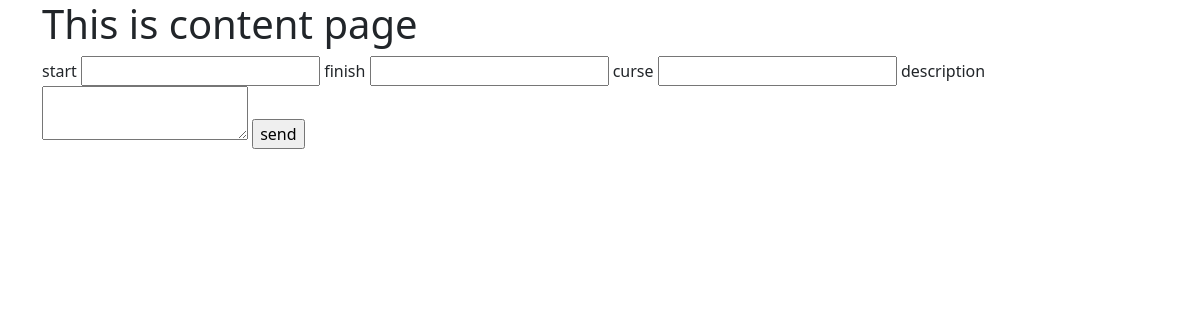
/gallery, run on an earlier commit of the app's database.
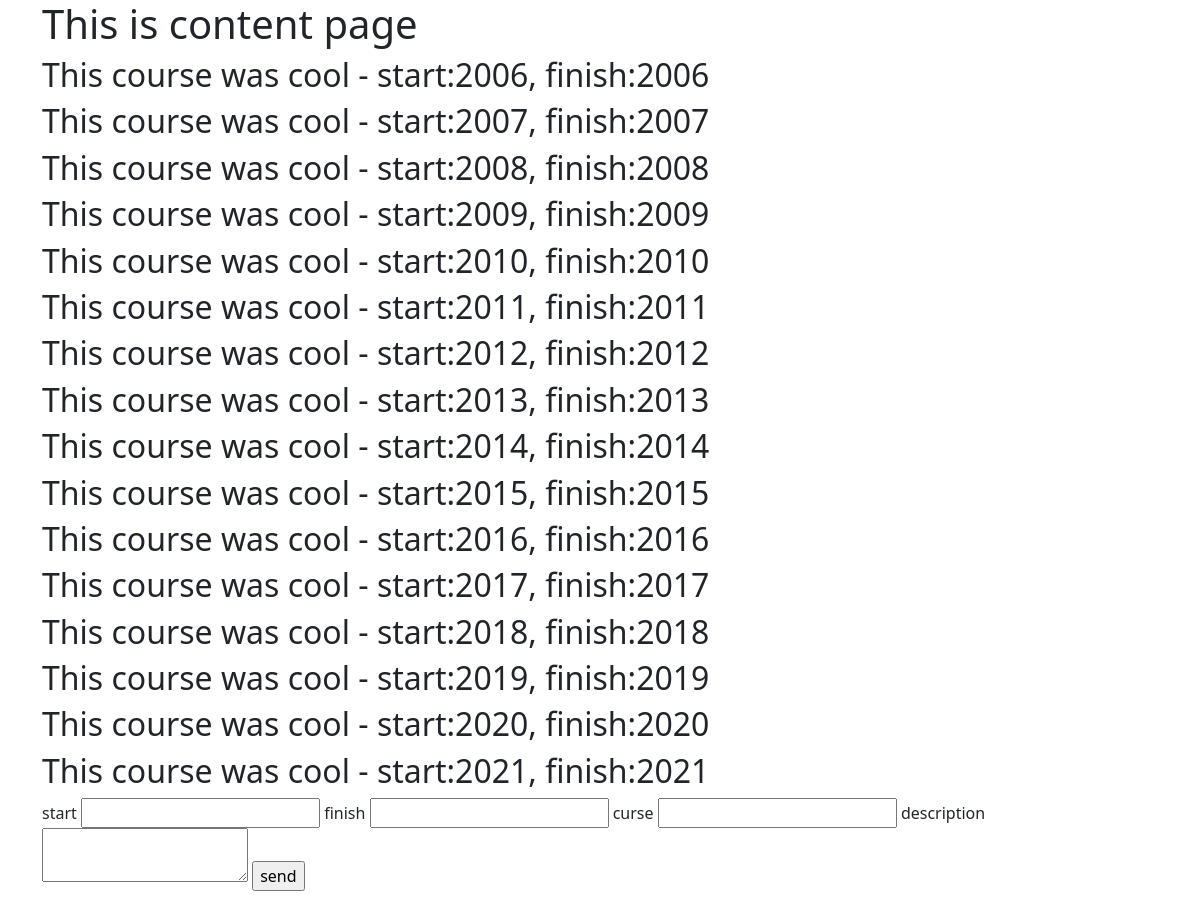
And on a later commit of the database.
### main.py (models this page shows, shortened)
class Edu (db.Model):
    id = db.Column(db.Integer, primary_key=True)
    start = db.Column(db.String(20))
    finish = db.Column(db.String(20), nullable=True)
    curse = db.Column(db.String(220),nullable=False)
    description = db.Column(db.Text)

### main.py (the view, shortened to what this page needs)
@app.route("/gallery", methods = ["GET","POST"])
def gallery():
    form = EduForm()
    edu = Edu.query.filter(Edu.start > 2005).all()
    return render_template("gallery.html", edu=edu, form=form)

### main.py
class EduForm (Form):
    start = IntegerField("კურსის დაწყება", validators=[DataRequired("ველი სავალდებულოა")])
    finish = IntegerField("კურსის დამთავრება", validators=[DataRequired()])
    curse = StringField("კურსის სახელი", validators=[DataRequired()])
    description = TextAreaField("კურსის აღწერა")

### templates/gallery.html (shortened to what this page needs)
{% extends "base.html" %}
{% block content %}
<h1>This is content page</h1>
{%  for ed in edu %}
<h2>
    {{ ed.curse }} - start:{{ ed.start }}, finish:{{ ed.finish }}
</h2>
{% endfor %}
    <form action="" method="post">
        {{ form.start.name }}
        {{ form.start }}
        {{ form.finish.name }}
        {{ form.finish }}
        {{ form.curse.name }}
        {{ form.curse }}
        {{ form.description.name }}
        {{ form.description }}
        <input type="submit" value="send">
    </form>
{% endblock %}

### templates/base.html (shortened to what this page needs)
<html lang="en">
<head>
    <link href="https://cdn.jsdelivr.net/npm/bootstrap@5.1.3/dist/css/bootstrap.min.css" rel="stylesheet">
</head>
<body>
    <div class="container">
        {% block content %} {% endblock %}
    </div>
</body>
</html>

What changed in the data, as far as the page shows it:
added Edu: curse "This course was cool", start "2006", finish "2006"
added Edu: curse "This course was cool", start "2007", finish "2007"
added Edu: curse "This course was cool", start "2008", finish "2008"
added Edu: curse "This course was cool", start "2009", finish "2009"
added Edu: curse "This course was cool", start "2010", finish "2010"
added Edu: curse "This course was cool", start "2011", finish "2011"
added Edu: curse "This course was cool", start "2012", finish "2012"
added Edu: curse "This course was cool", start "2013", finish "2013"
added Edu: curse "This course was cool", start "2014", finish "2014"
added Edu: curse "This course was cool", start "2015", finish "2015"
added Edu: curse "This course was cool", start "2016", finish "2016"
added Edu: curse "This course was cool", start "2017", finish "2017"
added Edu: curse "This course was cool", start "2018", finish "2018"
added Edu: curse "This course was cool", start "2019", finish "2019"
added Edu: curse "This course was cool", start "2020", finish "2020"
added Edu: curse "This course was cool", start "2021", finish "2021"
